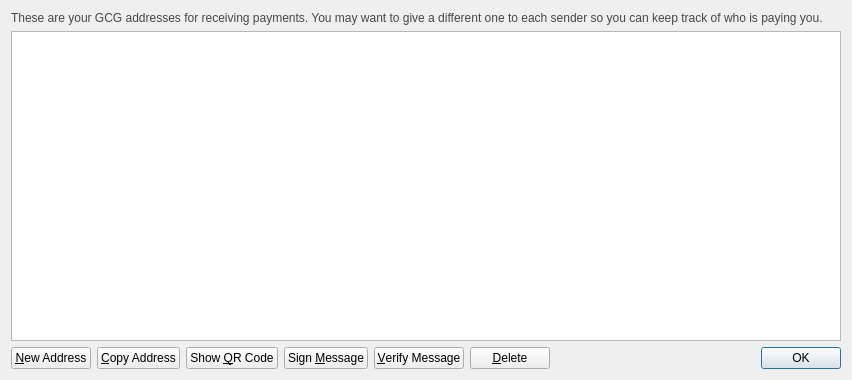
<?xml version="1.0" encoding="UTF-8"?>
<ui version="4.0">
 <class>AddressBookPage</class>
 <widget class="QWidget" name="AddressBookPage">
  <property name="geometry">
   <rect>
    <x>0</x>
    <y>0</y>
    <width>852</width>
    <height>380</height>
   </rect>
  </property>
  <property name="windowTitle">
   <string>Address Book</string>
  </property>
  <layout class="QVBoxLayout" name="verticalLayout">
   <item>
    <widget class="QLabel" name="labelExplanation">
     <property name="styleSheet">
      <string notr="true">#labelExplanation { color: #464747; }</string>
     </property>
     <property name="text">
      <string>These are your GCG addresses for receiving payments. You may want to give a different one to each sender so you can keep track of who is paying you.</string>
     </property>
     <property name="textFormat">
      <enum>Qt::PlainText</enum>
     </property>
     <property name="wordWrap">
      <bool>true</bool>
     </property>
    </widget>
   </item>
   <item>
    <widget class="QTableView" name="tableView">
     <property name="contextMenuPolicy">
      <enum>Qt::CustomContextMenu</enum>
     </property>
     <property name="toolTip">
      <string>Double-click to edit address or label</string>
     </property>
     <property name="tabKeyNavigation">
      <bool>false</bool>
     </property>
     <property name="alternatingRowColors">
      <bool>true</bool>
     </property>
     <property name="selectionMode">
      <enum>QAbstractItemView::SingleSelection</enum>
     </property>
     <property name="selectionBehavior">
      <enum>QAbstractItemView::SelectRows</enum>
     </property>
     <property name="sortingEnabled">
      <bool>true</bool>
     </property>
     <attribute name="verticalHeaderVisible">
      <bool>false</bool>
     </attribute>
    </widget>
   </item>
   <item>
    <layout class="QHBoxLayout" name="horizontalLayout">
     <item>
      <widget class="QPushButton" name="newAddressButton">
       <property name="toolTip">
        <string>Create a new address</string>
       </property>
       <property name="text">
        <string>&amp;New Address</string>
       </property>
       <property name="icon">
        <iconset resource="../bitcoin.qrc">
         <normaloff>:/icons/add</normaloff>:/icons/add</iconset>
       </property>
      </widget>
     </item>
     <item>
      <widget class="QPushButton" name="copyToClipboard">
       <property name="toolTip">
        <string>Copy the currently selected address to the system clipboard</string>
       </property>
       <property name="text">
        <string>&amp;Copy Address</string>
       </property>
       <property name="icon">
        <iconset resource="../bitcoin.qrc">
         <normaloff>:/icons/editcopy</normaloff>:/icons/editcopy</iconset>
       </property>
      </widget>
     </item>
     <item>
      <widget class="QPushButton" name="showQRCode">
       <property name="text">
        <string>Show &amp;QR Code</string>
       </property>
       <property name="icon">
        <iconset resource="../bitcoin.qrc">
         <normaloff>:/icons/qrcode</normaloff>:/icons/qrcode</iconset>
       </property>
      </widget>
     </item>
     <item>
      <widget class="QPushButton" name="signMessage">
       <property name="toolTip">
        <string>Sign a message to prove you own a GCG address</string>
       </property>
       <property name="text">
        <string>Sign &amp;Message</string>
       </property>
       <property name="icon">
        <iconset resource="../bitcoin.qrc">
         <normaloff>:/icons/edit</normaloff>:/icons/edit</iconset>
       </property>
      </widget>
     </item>
     <item>
      <widget class="QPushButton" name="verifyMessage">
       <property name="toolTip">
        <string>Verify a message to ensure it was signed with a specified GCG address</string>
       </property>
       <property name="text">
        <string>&amp;Verify Message</string>
       </property>
       <property name="icon">
        <iconset resource="../bitcoin.qrc">
         <normaloff>:/icons/transaction_0</normaloff>:/icons/transaction_0</iconset>
       </property>
      </widget>
     </item>
     <item>
      <widget class="QPushButton" name="deleteButton">
       <property name="toolTip">
        <string>Delete the currently selected address from the list</string>
       </property>
       <property name="text">
        <string>&amp;Delete</string>
       </property>
       <property name="icon">
        <iconset resource="../bitcoin.qrc">
         <normaloff>:/icons/remove</normaloff>:/icons/remove</iconset>
       </property>
      </widget>
     </item>
     <item>
      <spacer name="horizontalSpacer">
       <property name="orientation">
        <enum>Qt::Horizontal</enum>
       </property>
       <property name="sizeHint" stdset="0">
        <size>
         <width>40</width>
         <height>20</height>
        </size>
       </property>
      </spacer>
     </item>
     <item>
      <widget class="QDialogButtonBox" name="buttonBox">
       <property name="sizePolicy">
        <sizepolicy hsizetype="Maximum" vsizetype="Fixed">
         <horstretch>0</horstretch>
         <verstretch>0</verstretch>
        </sizepolicy>
       </property>
       <property name="standardButtons">
        <set>QDialogButtonBox::Ok</set>
       </property>
      </widget>
     </item>
    </layout>
   </item>
  </layout>
 </widget>
 <resources>
  <include location="../bitcoin.qrc"/>
 </resources>
 <connections/>
</ui>
